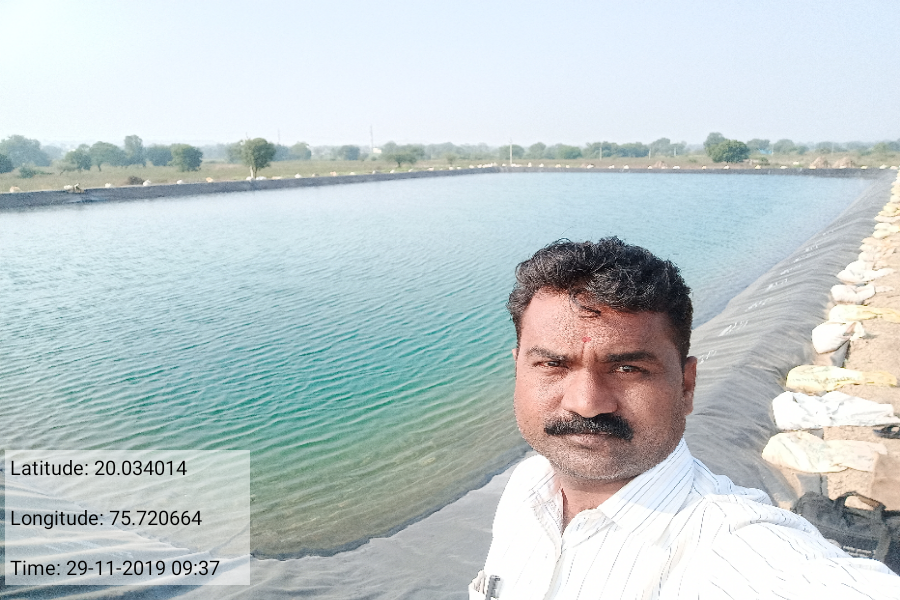
#> input picture samples/input/InspectionImage224629.png, 900 x 600 px
$ python -i detector.py   (imports and definitions only)   (older library calls are emulated)
#> lines starting #> are read from the running program, lines starting #| are printed output that depends on the picture; after the words box and inside, x2 and y2 are one past the last pixel; in counts of white or black regions, pixels touching at a corner belong together
import cv2
import numpy as np
from PIL import Image
from PIL.ExifTags import TAGS


# Helper: non-blocking debug wait (AUTO CLOSE)
# [14 lines left out: function _debug_wait, not called in this run]


# =========================
# A) EXIF CHECK
# =========================
def check_exif(image_path: str):
    try:
        img = Image.open(image_path)
        exif_data = img._getexif()
        if not exif_data:
            return False, "Warning: No EXIF data (common for screenshots/WhatsApp/compressed images)", {}

        details = {}
        for tag_id, value in exif_data.items():
            tag_name = TAGS.get(tag_id, tag_id)
            details[tag_name] = value

        has_make = "Make" in details and str(details["Make"]).strip() != ""
        has_model = "Model" in details and str(details["Model"]).strip() != ""

        subset = {
            "Make": details.get("Make"),
            "Model": details.get("Model"),
            "DateTimeOriginal": details.get("DateTimeOriginal"),
            "Software": details.get("Software"),
        }

        if has_make and has_model:
            return True, "EXIF present (Camera Make/Model available)", subset

        return False, "Potential signal: EXIF present but missing Camera Make/Model", subset

    except Exception as e:
        return False, f"EXIF check failed: {e}", {}


# ============================================================
# B) RIPPLING / MOIRÉ / BANDING CHECK (RECATURE ARTIFACTS)
# ============================================================
def _fft_energy_profile(gray, crop_center_ratio=0.9):
    h, w = gray.shape[:2]
    ch, cw = int(h * crop_center_ratio), int(w * crop_center_ratio)
    y0 = (h - ch) // 2
    x0 = (w - cw) // 2
    g = gray[y0:y0 + ch, x0:x0 + cw]

    g = g.astype(np.float32)
    g -= np.mean(g)

    F = np.fft.fft2(g)
    F = np.fft.fftshift(F)
    mag = np.log1p(np.abs(F))

    H, W = mag.shape
    cy, cx = H // 2, W // 2
    yy, xx = np.indices((H, W))
    r = np.sqrt((yy - cy) ** 2 + (xx - cx) ** 2).astype(np.int32)
    rmax = r.max()

    radial = np.zeros(rmax + 1, dtype=np.float32)
    counts = np.zeros(rmax + 1, dtype=np.int32)

    np.add.at(radial, r, mag)
    np.add.at(counts, r, 1)
    radial = radial / np.maximum(counts, 1)

    return mag, radial


def _peakiness_score(profile, low_frac=0.06, high_frac=0.35):
    n = len(profile)
    lo = int(n * low_frac)
    hi = int(n * high_frac)
    if hi <= lo + 5:
        return 0.0

    band = profile[lo:hi].astype(np.float32)
    band = band - np.min(band)
    mean = float(np.mean(band)) + 1e-6
    std = float(np.std(band))

    mx = float(np.max(band))
    score = (mx - mean) / (std + 1e-6)
    return float(1.0 - np.exp(-max(0.0, score) / 3.0))


def _banding_score(gray):
    g = gray.astype(np.float32)
    g = cv2.GaussianBlur(g, (5, 5), 0)

    row_mean = np.mean(g, axis=1)
    col_mean = np.mean(g, axis=0)

    def one_d_score(sig):
        sig = sig - np.mean(sig)
        F = np.fft.rfft(sig)
        mag = np.log1p(np.abs(F))
        if len(mag) < 20:
            return 0.0
        band = mag[5:int(len(mag) * 0.5)]
        m = float(np.mean(band)) + 1e-6
        s = float(np.std(band)) + 1e-6
        peak = float(np.max(band))
        raw = (peak - m) / s
        return float(1.0 - np.exp(-max(0.0, raw) / 3.0))

    return float(max(one_d_score(row_mean), one_d_score(col_mean)))


def recapture_artifact_score(image_bgr, resize_max=900, debug=False):
    h, w = image_bgr.shape[:2]
    scale = 1.0
    img = image_bgr

    if max(h, w) > resize_max:
        scale = resize_max / float(max(h, w))
        img = cv2.resize(img, (int(w * scale), int(h * scale)), interpolation=cv2.INTER_AREA)

    gray = cv2.cvtColor(img, cv2.COLOR_BGR2GRAY)
    gray = cv2.GaussianBlur(gray, (3, 3), 0)

    _, radial = _fft_energy_profile(gray, crop_center_ratio=0.9)
    peak_score = _peakiness_score(radial)
    band_score = _banding_score(gray)

    score = 0.65 * peak_score + 0.35 * band_score
    score = float(np.clip(score, 0.0, 1.0))

    dbg = {}
    if debug:
        dbg = {"peak_score": peak_score, "band_score": band_score, "scale_used": scale}
    return score, dbg


# ============================================================
# C) GLARE / SPECULAR HIGHLIGHT CHECK
# ============================================================
def glare_score(image_bgr,
                resize_max=900,
                v_thr=240,
                s_thr=45,
                min_blob_area=150,
                debug=False):
    h0, w0 = image_bgr.shape[:2]
    scale = 1.0
    img = image_bgr

    if max(h0, w0) > resize_max:
        scale = resize_max / float(max(h0, w0))
        img = cv2.resize(img, (int(w0 * scale), int(h0 * scale)), interpolation=cv2.INTER_AREA)

    H, W = img.shape[:2]
    hsv = cv2.cvtColor(img, cv2.COLOR_BGR2HSV)
    s = hsv[:, :, 1]
    v = hsv[:, :, 2]

    mask = ((v >= v_thr) & (s <= s_thr)).astype(np.uint8) * 255

    k = cv2.getStructuringElement(cv2.MORPH_ELLIPSE, (7, 7))
    mask = cv2.morphologyEx(mask, cv2.MORPH_OPEN, k)
    mask = cv2.morphologyEx(mask, cv2.MORPH_CLOSE, k)

    num, labels, stats, _ = cv2.connectedComponentsWithStats(mask, connectivity=8)
    cleaned = np.zeros_like(mask)

    areas = []
    for i in range(1, num):
        area = stats[i, cv2.CC_STAT_AREA]
        if area >= min_blob_area:
            cleaned[labels == i] = 255
            areas.append(area)

    glare_area = int(np.sum(cleaned > 0))
    glare_ratio = glare_area / float(H * W + 1e-6)
    largest_blob_ratio = (max(areas) / float(H * W + 1e-6)) if areas else 0.0

    gray = cv2.cvtColor(img, cv2.COLOR_BGR2GRAY)
    grad = cv2.Laplacian(gray, cv2.CV_32F, ksize=3)
    grad_abs = np.abs(grad)

    border = cv2.morphologyEx(
        cleaned, cv2.MORPH_GRADIENT,
        cv2.getStructuringElement(cv2.MORPH_ELLIPSE, (5, 5))
    )
    border_px = grad_abs[border > 0]
    edge_strength = float(np.mean(border_px)) if border_px.size else 0.0

    score = 0.0
    score += min(1.0, glare_ratio / 0.05) * 0.65
    score += min(1.0, largest_blob_ratio / 0.02) * 0.25
    score += min(1.0, edge_strength / 25.0) * 0.10
    score = float(np.clip(score, 0.0, 1.0))

    dbg = {}
    if debug:
        dbg = {
            "glare_ratio": glare_ratio,
            "largest_blob_ratio": largest_blob_ratio,
            "edge_strength": edge_strength,
            "scale_used": scale,
            "glare_mask_small": cleaned
        }

    return score, dbg


# ============================================================
# 1) PAGE DETECTION + WARP
# ============================================================
def _order_points(pts):
    pts = np.array(pts, dtype="float32")
    rect = np.zeros((4, 2), dtype="float32")
    s = pts.sum(axis=1)
    diff = np.diff(pts, axis=1)
    rect[0] = pts[np.argmin(s)]
    rect[2] = pts[np.argmax(s)]
    rect[1] = pts[np.argmin(diff)]
    rect[3] = pts[np.argmax(diff)]
    return rect


def _four_point_warp(image, pts4):
    rect = _order_points(pts4)
    (tl, tr, br, bl) = rect

    widthA = np.linalg.norm(br - bl)
    widthB = np.linalg.norm(tr - tl)
    maxW = int(max(widthA, widthB))

    heightA = np.linalg.norm(tr - br)
    heightB = np.linalg.norm(tl - bl)
    maxH = int(max(heightA, heightB))

    dst = np.array([[0, 0],
                    [maxW - 1, 0],
                    [maxW - 1, maxH - 1],
                    [0, maxH - 1]], dtype="float32")

    M = cv2.getPerspectiveTransform(rect, dst)
    return cv2.warpPerspective(image, M, (maxW, maxH))


def _detect_page_by_whiteness(image_bgr,
                             resize_h=700,
                             v_min=150,
                             s_max=85,
                             min_area_ratio=0.18):
    H0, W0 = image_bgr.shape[:2]
    ratio = H0 / float(resize_h)
    img = cv2.resize(image_bgr, (int(W0 / ratio), resize_h), interpolation=cv2.INTER_AREA)

    hsv = cv2.cvtColor(img, cv2.COLOR_BGR2HSV)
    white_mask = cv2.inRange(hsv, (0, 0, v_min), (180, s_max, 255))

    k = cv2.getStructuringElement(cv2.MORPH_RECT, (19, 19))
    white_mask = cv2.morphologyEx(white_mask, cv2.MORPH_CLOSE, k)
    white_mask = cv2.morphologyEx(white_mask, cv2.MORPH_OPEN, k)

    cnts, _ = cv2.findContours(white_mask, cv2.RETR_EXTERNAL, cv2.CHAIN_APPROX_SIMPLE)
    if not cnts:
        return None, white_mask

    img_area = img.shape[0] * img.shape[1]
    cnts = sorted(cnts, key=cv2.contourArea, reverse=True)

    for c in cnts:
        area = cv2.contourArea(c)
        if area < img_area * float(min_area_ratio):
            continue

        rect = cv2.minAreaRect(c)
        box = cv2.boxPoints(rect)
        box = np.array(box, dtype=np.float32)

        page_quad_full = (box * ratio).astype(np.float32)
        return page_quad_full, white_mask

    return None, white_mask


# ============================================================
# 2) EMBEDDED PHOTO DETECTION + FALSE POSITIVE REJECTION
# ============================================================
# [16 lines left out: functions _intersection_area, _iou, not called in this run]


def _remove_inner_boxes(boxes, contain_thr=0.90):
    if not boxes:
        return boxes
    boxes = sorted(boxes, key=lambda b: b[2] * b[3], reverse=True)
    kept = []
    for b in boxes:
        b_area = b[2] * b[3]
        inner = False
        for k in kept:
            inter = _intersection_area(b, k)
            if inter / (b_area + 1e-6) >= contain_thr:
                inner = True
                break
        if not inner:
            kept.append(b)
    return kept


def _dedupe_boxes(boxes, iou_thr=0.35, contain_thr=0.90):
    boxes = sorted(boxes, key=lambda b: b[2] * b[3], reverse=True)
    kept = []
    for b in boxes:
        if all(_iou(b, k) < iou_thr for k in kept):
            kept.append(b)
    return _remove_inner_boxes(kept, contain_thr=contain_thr)


# [21 lines left out: function _texture_rejects_signature_or_text, not called in this run]


def _detect_embedded_photos(warped_bgr,
                           min_area_ratio=0.02,
                           max_area_ratio=0.75,
                           aspect_min=0.55,
                           aspect_max=3.5,
                           border_margin_ratio=0.02,
                           morph_k=13):
    H, W = warped_bgr.shape[:2]

    hsv = cv2.cvtColor(warped_bgr, cv2.COLOR_BGR2HSV)
    s = hsv[:, :, 1]
    s = cv2.GaussianBlur(s, (5, 5), 0)
    _, mask = cv2.threshold(s, 0, 255, cv2.THRESH_BINARY + cv2.THRESH_OTSU)

    k = cv2.getStructuringElement(cv2.MORPH_RECT, (morph_k, morph_k))
    mask = cv2.morphologyEx(mask, cv2.MORPH_CLOSE, k)

    cnts, _ = cv2.findContours(mask, cv2.RETR_EXTERNAL, cv2.CHAIN_APPROX_SIMPLE)

    mx = int(W * border_margin_ratio)
    my = int(H * border_margin_ratio)

    candidates = []
    for c in cnts:
        x, y, w, h = cv2.boundingRect(c)
        area_ratio = (w * h) / float(H * W)
        aspect = w / float(h)

        if not (min_area_ratio < area_ratio < max_area_ratio):
            continue
        if not (aspect_min < aspect < aspect_max):
            continue
        if x <= mx or y <= my or (x + w) >= (W - mx) or (y + h) >= (H - my):
            continue

        candidates.append((x, y, w, h))

    candidates = _dedupe_boxes(candidates, iou_thr=0.35, contain_thr=0.90)

    filtered = []
    for (x, y, w, h) in candidates:
        crop = warped_bgr[y:y + h, x:x + w]
        if _texture_rejects_signature_or_text(crop):
            continue
        filtered.append((x, y, w, h))

    filtered.sort(key=lambda b: (b[1], b[0]))
    return filtered, mask


# ============================================================
# MAIN
# ============================================================
def is_image_of_image_plus(image_path: str,
                           debug_show: bool = False,
                           resize_h_page: int = 700,
                           v_min: int = 150,
                           s_max: int = 85,
                           page_min_area_ratio: float = 0.18,
                           recapture_thr: float = 0.55,
                           glare_thr: float = 0.60,
                           use_recapture_fallback: bool = True,
                           debug_ms: int = 1200):
#> called with debug_show = False, resize_h_page = 700, v_min = 150, s_max = 85, page_min_area_ratio = 0.18, recapture_thr = 0.55, glare_thr = 0.6, use_recapture_fallback = True
    info = {
        "page_found": False,
        "embedded_count": 0,
        "bboxes": [],
        "exif_ok": False,
        "exif_msg": "",
        "exif_details": {},
        "recapture_score": 0.0,
        "recapture_dbg": {},
        "glare_score": 0.0,
        "glare_dbg": {},
        "decision_reason": "",
        # ✅ NEW: images for Streamlit (BGR or single-channel masks)
        "page_contour_vis": None,
        "warped_with_boxes": None,
        "embedded_mask_vis": None,
        "white_mask_vis": None,
    }

    image = cv2.imread(image_path)
#> image is the input picture: shape (600, 900, 3); mean B, G, R 205.4, 203.7, 192.8
    if image is None:
        info["error"] = "Path incorrect or cannot read image."
        return False, info

    exif_ok, exif_msg, exif_details = check_exif(image_path)
    info["exif_ok"] = exif_ok
    info["exif_msg"] = exif_msg
    info["exif_details"] = exif_details

    rec_score, rec_dbg = recapture_artifact_score(image, debug=False)
#> in _fft_energy_profile, `mag = np.log1p(np.abs(F))`:
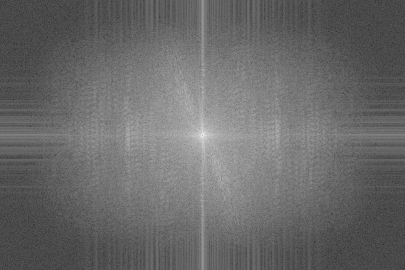
#> mag: shape (540, 810) float64 (shown at 1/2 size); min 0.59, max 15.79, mean 6.88; drawn with min black and max white
#> in recapture_artifact_score, `_, radial = _fft_energy_profile(gray, crop_center_ratio=0.9)`: radial = 487 values, max 14.93 at index 1, min 0.994 at index 0, mean 7.32
#> in _peakiness_score, `n = len(profile)`: n = 487
#> in _peakiness_score, `lo = int(n * low_frac)`: lo = 29
#> in _peakiness_score, `hi = int(n * high_frac)`: hi = 170
#> in _peakiness_score, `band = profile[lo:hi].astype(np.float32)`: band = 141 values, max 10.78 at index 0, min 8.12 at index 139, mean 9.3
#> in _peakiness_score, `band = band - np.min(band)`: band = 141 values, max 2.67 at index 0, min 0 at index 139, mean 1.18
#> in _peakiness_score, `mean = float(np.mean(band)) + 1e-6`: mean = 1.18
#> in _peakiness_score, `std = float(np.std(band))`: std = 0.652
#> in _peakiness_score, `mx = float(np.max(band))`: mx = 2.67
#> in _peakiness_score, `score = (mx - mean) / (std + 1e-6)`: score = 2.28
#> in recapture_artifact_score, `peak_score = _peakiness_score(radial)`: peak_score = 0.532
#> in _banding_score, `row_mean = np.mean(g, axis=1)`: row_mean = 600 values, max 242.1 at index 89, min 154.1 at index 430, mean 200.7
#> in _banding_score, `col_mean = np.mean(g, axis=0)`: col_mean = 900 values, max 219.5 at index 789, min 171.8 at index 615, mean 200.7
#> in one_d_score, `sig = sig - np.mean(sig)`: sig = 600 values, max 41.47 at index 89, min -46.6 at index 430, mean -3.26e-06
#> in one_d_score, `mag = np.log1p(np.abs(F))`: mag = 301 values, max 9.16 at index 1, min 0.00224 at index 0, mean 3.75
#> in one_d_score, `band = mag[5:int(len(mag) * 0.5)]`: band = 145 values, max 7.71 at index 0, min 2.4 at index 69, mean 4.3
#> in one_d_score, `m = float(np.mean(band)) + 1e-6`: m = 4.3
#> in one_d_score, `s = float(np.std(band)) + 1e-6`: s = 1.1
#> in one_d_score, `peak = float(np.max(band))`: peak = 7.71
#> in one_d_score, `raw = (peak - m) / s`: raw = 3.11
#> in recapture_artifact_score, `band_score = _banding_score(gray)`: band_score = 0.646
#> in recapture_artifact_score, `score = 0.65 * peak_score + 0.35 * band_score`: score = 0.572
#> rec_score = 0.572; rec_dbg = 0 items
    info["recapture_score"] = rec_score
    info["recapture_dbg"] = rec_dbg

    g_score, g_dbg = glare_score(image, debug=True if debug_show else True)  # keep glare mask always for UI
#> in glare_score, `v = hsv[:, :, 2]`:
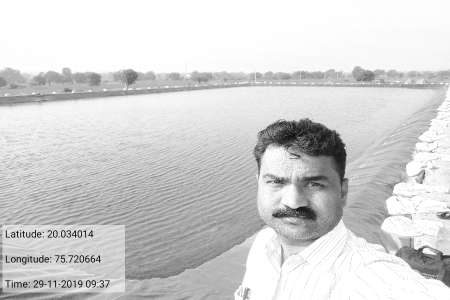
#> v: shape (600, 900) (shown at 1/2 size); min 0, max 255, mean 211.3
#> in glare_score, `mask = ((v >= v_thr) & (s <= s_thr)).astype(np.uint8) * 255`:
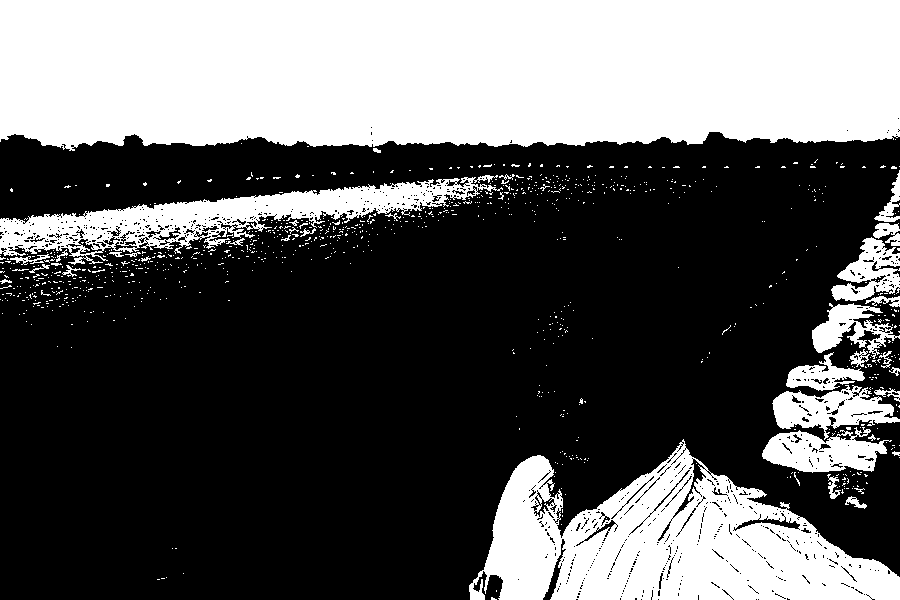
#> mask: shape (600, 900); 36.6% white; 961 white regions (920 under 20 px), largest, box (x1, y1, x2, y2) and area: (0, 0, 900, 151) 128164, (469, 439, 900, 600) 37653, (0, 175, 503, 265) 13872
#> in glare_score, `num, labels, stats, _ = cv2.connectedComponentsWithStats(mask, connect..`:
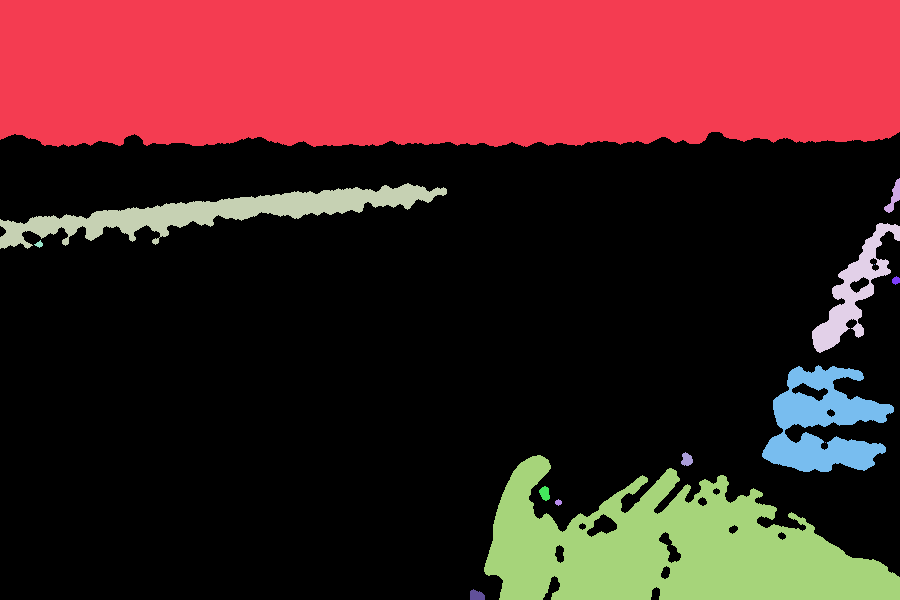
#> labels: shape (600, 900) int32; 15 distinct labels, from 0 to 14; one colour per label, 0 black
#> in glare_score, `num, labels, stats, _ = cv2.connectedComponentsWithStats(mask, connect..`: num = 15; stats = 15 rows, first 6: [0, 132, 900, 468, 356208], [0, 0, 900, 147, 128031], [884, 178, 16, 35, 228], [0, 183, 447, 66, 9093], [812, 223, 88, 130, 3381], [34, 240, 9, 8, 38]
#> the loop in glare_score, `for i in range(1, num):` made 14 passes
#> area on passes 1, 2, 3, 4, 5, 7, 8, 10: 128031, 228, 9093, 3381, 38, 51, 7626, 119
#> after the loop in glare_score, `for i in range(1, num):`: areas = [128031, 228, 9093, 3381, 7626, 34946]
#> in glare_score, `glare_area = int(np.sum(cleaned > 0))`: glare_area = 183305
#> in glare_score, `glare_ratio = glare_area / float(H * W + 1e-6)`: glare_ratio = 0.339
#> in glare_score, `largest_blob_ratio = (max(areas) / float(H * W + 1e-6)) if areas else ..`: largest_blob_ratio = 0.237
#> in glare_score, `grad = cv2.Laplacian(gray, cv2.CV_32F, ksize=3)`:
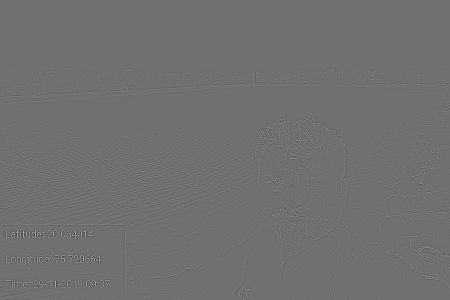
#> grad: shape (600, 900) float32 (shown at 1/2 size); min -1262, max 1602, mean 0; drawn with min black and max white
#> in glare_score, `border = cv2.morphologyEx( cleaned, cv2.MORPH_GRADIENT, cv2.getStructu..`:
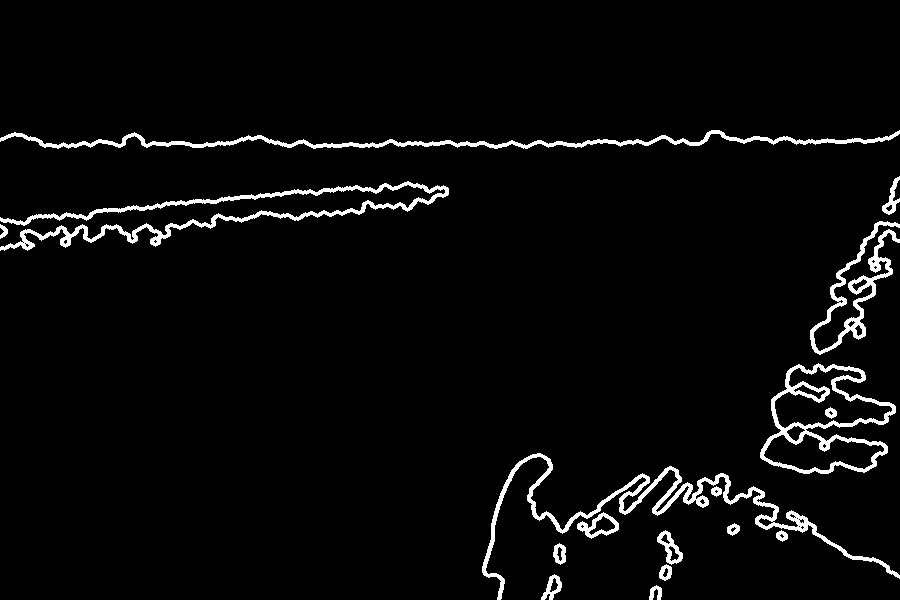
#> border: shape (600, 900); 3.7% white; 17 white regions, largest, box (x1, y1, x2, y2) and area: (482, 453, 900, 600) 4492, (0, 181, 449, 251) 4357, (0, 130, 900, 149) 3710
#> in glare_score, `edge_strength = float(np.mean(border_px)) if border_px.size else 0.0`: edge_strength = 57.56
#> in glare_score, `score += min(1.0, glare_ratio / 0.05) * 0.65`: score = 0.65
#> in glare_score, `score += min(1.0, largest_blob_ratio / 0.02) * 0.25`: score = 0.9
#> in glare_score, `score += min(1.0, edge_strength / 25.0) * 0.10`: score = 1
#> g_score = 1; g_dbg = 5 items
    info["glare_score"] = g_score
    info["glare_dbg"] = g_dbg

    page_quad, white_mask_dbg = _detect_page_by_whiteness(
        image, resize_h=resize_h_page, v_min=v_min, s_max=s_max, min_area_ratio=page_min_area_ratio
    )
#> in _detect_page_by_whiteness, `white_mask = cv2.inRange(hsv, (0, 0, v_min), (180, s_max, 255))`:
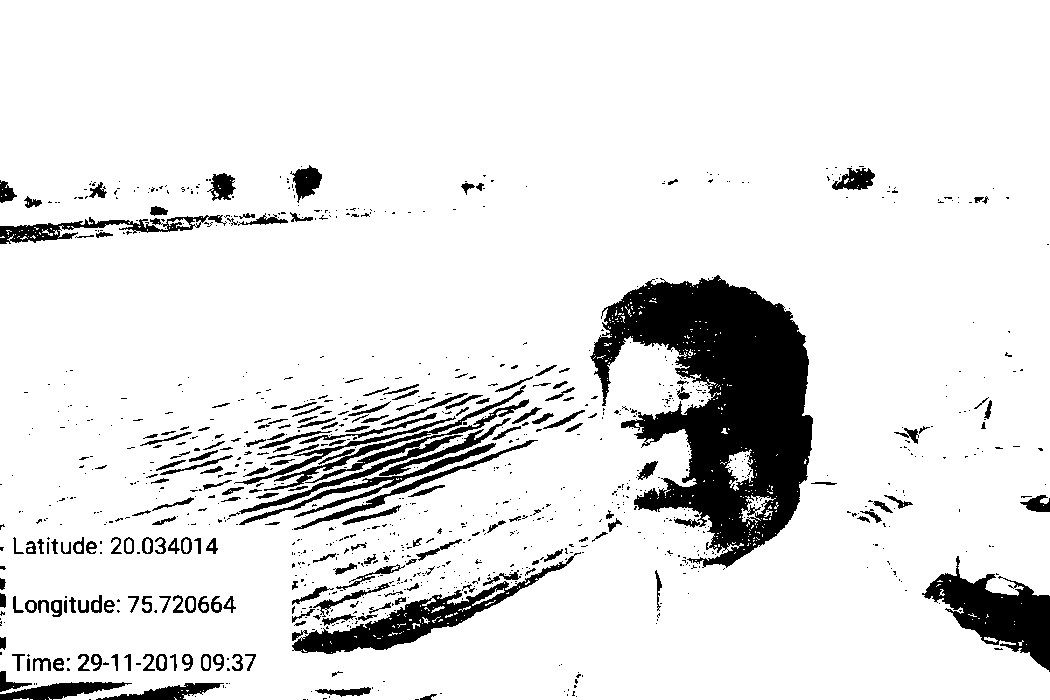
#> white_mask: shape (700, 1050); 89.3% white; 1026 black regions (814 under 20 px), largest, box (x1, y1, x2, y2) and area: (590, 275, 813, 568) 34462, (922, 556, 1050, 672) 6144, (292, 552, 581, 654) 5303
#> (the rest of the program and of its run is left out)
